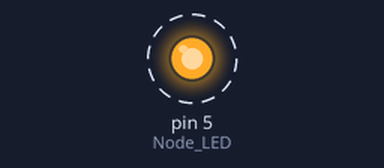
A sketch run on a simulated Arduino Uno, built with avr-gcc and run on an emulated ATmega328P. Shown: output pins drawn as LEDs (lit = HIGH). Dashed ring = blinking.

Above: at 0.1 s.
Timing chart, 0 to 3.0 s (numbered marks = the images above):
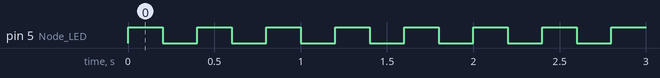

Measured:
- by itself, pin 5 (Node_LED): alternates HIGH for 0.20 s and LOW for 0.20 s

The sketch:

blink.ino
```cpp
const int Node_LED = 5; //กำหนดให้ Node_LED แทนชื่อ digital I/O ขาที่ 2 ของ NodeMCU (Built in LED)
void setup()
{
  // put your setup code here, to run once:
  pinMode(Node_LED,OUTPUT); //กำหนดให้ Node_LED มีรูปแบบการทำงานในโหมดเอาต์พุต
}

void loop()
{
  // put your main code here, to run repeatedly:
  digitalWrite(Node_LED,HIGH);  //กำหนดให้ส่งสัญญาณเอาต์พุต HIGH (3.3V) ออกทางขา Node_LED
  delay(200); //หน่วงเวลา 200 มิลลิวินาที
  digitalWrite(Node_LED,LOW); //กำหนดให้ส่งสัญญาณเอาต์พุต LOW (0V) ออกทางขา Node_LED
  delay(200); //หน่วงเวลา 200 มิลลิวินาที

}
```
